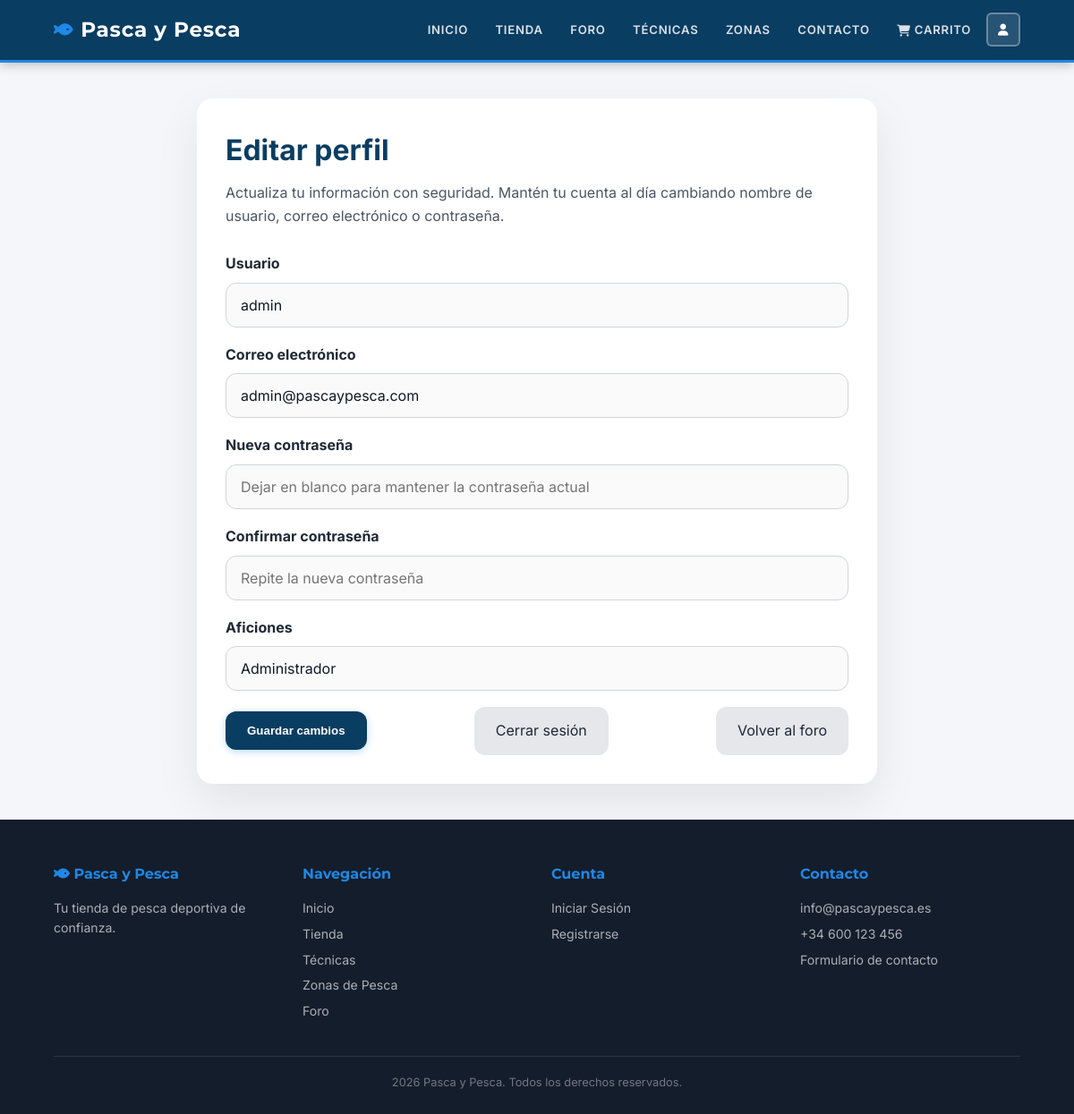
Screenshot of /editarPerfil.php (signed in) with the database file from the repository.
### tables this page shows
CREATE TABLE IF NOT EXISTS users (
    id INT PRIMARY KEY AUTO_INCREMENT,
    username VARCHAR(50) NOT NULL UNIQUE,
    email VARCHAR(100) NOT NULL UNIQUE,
    password_hash VARCHAR(255) NOT NULL,
    aficiones TEXT,
    created_at TIMESTAMP DEFAULT CURRENT_TIMESTAMP,
    updated_at TIMESTAMP DEFAULT CURRENT_TIMESTAMP ON UPDATE CURRENT_TIMESTAMP,
    INDEX idx_username (username),
    INDEX idx_email (email),
    INDEX idx_created_at (created_at)
);

### editarPerfil.php (the view, shortened to what this page needs)
<?php
$db_host = getenv('DB_HOST') ?: 'localhost';
$db_user = getenv('DB_USER') ?: 'usuarioapp';
$db_pass = getenv('DB_PASSWORD') ?: '1234';
$db_name = getenv('DB_NAME') ?: 'pescaypesca';
$db_port = getenv('DB_PORT') ?: 3306;
$conn = new mysqli($db_host, $db_user, $db_pass, $db_name, $db_port);
$conn->set_charset("utf8");
$userId = (int)$_SESSION['user_id'];
$username = '';
$email = '';
$aficiones = '';
$stmt = $conn->prepare("SELECT username, email, aficiones FROM users WHERE id = ?");
$stmt->bind_param("i", $userId);
$stmt->execute();
$stmt->bind_result($dbUsername, $dbEmail, $dbAficiones);
if ($stmt->fetch()) {
    if ($username === '') {
        $username = $dbUsername;
    }
    if ($email === '') {
        $email = $dbEmail;
    }
    if ($aficiones === '') {
        $aficiones = $dbAficiones;
    }
} else {
    session_destroy();
    header('Location: login.php');
    exit;
}
?>
<!DOCTYPE html>
<html lang="es">
<head>
<link rel="stylesheet" href="styles.css" />
</head>
<body>
<header>
  <div class="container">
    <nav>
    <a href="index.php" class="logo"><i class="fa-solid fa-fish"></i> Pasca y Pesca</a>
      <ul class="nav-links">
        <li><a href="index.php">Inicio</a></li>
        <li><a href="tienda.php">Tienda</a></li>
        <li><a href="foro.php">Foro</a></li>
        <li><a href="tecnicas.php">Técnicas</a></li>
        <li><a href="zonasCalientes.php">Zonas</a></li>
        <li><a href="contacto.php">Contacto</a></li>
        <li><a href="carrito.php"><i class="fa-solid fa-cart-shopping"></i> Carrito</a></li>
        <li><a class="profile-link active" href="editarPerfil.php" title="Mi perfil"><i class="fa-solid fa-user"></i></a></li>
      </ul>
    </nav>
  </div>
</header>
<main class="main-content">
    <div class="container">
        <div class="profile-card">
            <h1>Editar perfil</h1>
            <p>Actualiza tu información con seguridad. Mantén tu cuenta al día cambiando nombre de usuario, correo electrónico o contraseña.</p>
            <form method="POST">
                <div class="form-group">
                    <label for="username">Usuario</label>
                    <input id="username" name="username" type="text" value="<?= htmlspecialchars($username) ?>" required>
                </div>
                <div class="form-group">
                    <label for="email">Correo electrónico</label>
                    <input id="email" name="email" type="email" value="<?= htmlspecialchars($email) ?>" required>
                </div>
                <div class="form-group">
                    <label for="new_password">Nueva contraseña</label>
                    <input id="new_password" name="new_password" type="password" placeholder="Dejar en blanco para mantener la contraseña actual">
                </div>
                <div class="form-group">
                    <label for="confirm_password">Confirmar contraseña</label>
                    <input id="confirm_password" name="confirm_password" type="password" placeholder="Repite la nueva contraseña">
                </div>
                <div class="form-group">
                    <label for="aficiones">Aficiones</label>
                    <input id="aficiones" name="aficiones" type="text" value="<?= htmlspecialchars($aficiones) ?>" placeholder="Pesca, senderismo, fotografía...">
                </div>
                <div class="actions">
                    <button type="submit" class="btn-primary">Guardar cambios</button>
                    <a href="logout.php" class="btn-secondary">Cerrar sesión</a>
                    <a href="foro.php" class="btn-secondary">Volver al foro</a>
                </div>
            </form>
        </div>
    </div>
</main>
<footer>
  <div class="container">
    <div class="footer-content">
      <div class="footer-column">
        <h3><i class="fa-solid fa-fish"></i> Pasca y Pesca</h3>
        <p>Tu tienda de pesca deportiva de confianza.</p>
      </div>
      <div class="footer-column">
        <h3>Navegación</h3>
        <a href="index.php">Inicio</a>
        <a href="tienda.php">Tienda</a>
        <a href="tecnicas.php">Técnicas</a>
        <a href="zonasCalientes.php">Zonas de Pesca</a>
        <a href="foro.php">Foro</a>
      </div>
      <div class="footer-column">
        <h3>Cuenta</h3>
        <a href="login.php">Iniciar Sesión</a>
        <a href="registro.php">Registrarse</a>
      </div>
      <div class="footer-column">
        <h3>Contacto</h3>
        <p>info@pascaypesca.es</p>
        <p>+34 600 123 456</p>
              <a href="contacto.php">Formulario de contacto</a>
      </div>
    </div>
    <div class="footer-bottom"><?= date("Y") ?> Pasca y Pesca. Todos los derechos reservados.</div>
  </div>
</footer>
</body>
</html>

### styles.css (style rules this page uses)
:root { --primary: #0a3d62; --primary-dark: #072d49; --accent: #1e88e5; --accent-dark: #1565c0; --sand: #f5f0e8; --sand-light: #faf8f4; --bg: #f4f6f9; --white: #ffffff; --dark: #1a2332; --muted: #6b7a8d; --border: #dde2ea; --success: #27ae60; --danger: #e74c3c; --shadow-sm: 0 1px 4px rgba(0,0,0,.08); --shadow-md: 0 4px 16px rgba(0,0,0,.10); --shadow-lg: 0 8px 32px rgba(0,0,0,.13); --radius-sm: 6px; --radius-md: 12px; --radius-lg: 18px; --transition: .2s ease; }
*, *::before, *::after { box-sizing: border-box; margin: 0; padding: 0; }
html { scroll-behavior: smooth; }
body { font-family: 'Inter', sans-serif; background: var(--bg); color: var(--dark); line-height: 1.6; min-height: 100vh; display: flex; flex-direction: column; }
a { color: inherit; text-decoration: none; }
.container { width: 90%; max-width: 1200px; margin: 0 auto; }
header { background: var(--primary); position: sticky; top: 0; z-index: 1000; box-shadow: 0 2px 12px rgba(0,0,0,.25); border-bottom: 3px solid var(--accent); }
header .container { padding: .9rem 0; }
nav { display: flex; justify-content: space-between; align-items: center; gap: 1.5rem; flex-wrap: wrap; }
.logo { font-family: 'Montserrat', sans-serif; font-weight: 700; font-size: 1.45rem; color: #fff; letter-spacing: .03em; display: flex; align-items: center; gap: .5rem; }
.logo i { color: var(--accent); font-size: 1.2rem; }
.nav-links { list-style: none; display: flex; align-items: center; flex-wrap: wrap; gap: .2rem; }
.nav-links a { color: rgba(255,255,255,.85); font-weight: 600; font-size: .82rem; letter-spacing: .06em; text-transform: uppercase; padding: .45rem .85rem; border-radius: var(--radius-sm); transition: background var(--transition), color var(--transition); position: relative; }
.nav-links a:hover, .nav-links a.active { color: #fff; background: rgba(255,255,255,.12); }
.profile-link { display: inline-flex; align-items: center; justify-content: center; width: 38px; height: 38px; border-radius: 50%; background: rgba(255,255,255,.15); border: 2px solid rgba(255,255,255,.3); color: #fff; font-size: 1rem; transition: background var(--transition), transform var(--transition); }
.btn-primary { background: var(--accent); color: #fff; box-shadow: 0 2px 8px rgba(30,136,229,.3); }
input[type=text], input[type=email], input[type=password], textarea, select { width: 100%; padding: .7rem 1rem; border: 1.5px solid var(--border); border-radius: var(--radius-sm); font-family: 'Inter', sans-serif; font-size: .95rem; color: var(--dark); background: var(--white); transition: border-color var(--transition), box-shadow var(--transition); outline: none; }
footer { background: #141d2b; color: rgba(255,255,255,.82); padding: 3rem 0 1.5rem; margin-top: auto; }
.footer-content { display: grid; grid-template-columns: repeat(auto-fit, minmax(180px, 1fr)); gap: 2rem; margin-bottom: 2rem; }
.footer-column h3 { color: var(--accent); font-size: 1rem; font-weight: 700; margin-bottom: .9rem; font-family: 'Montserrat', sans-serif; }
.footer-column p, .footer-column a { color: rgba(255,255,255,.65); font-size: .88rem; display: block; margin-bottom: .4rem; transition: color var(--transition); }
.footer-bottom { border-top: 1px solid rgba(255,255,255,.1); padding-top: 1.2rem; text-align: center; font-size: .8rem; color: rgba(255,255,255,.4); }

### rows the page displays
users: username "admin", email "admin@pascaypesca.com", aficiones "Administrador"
